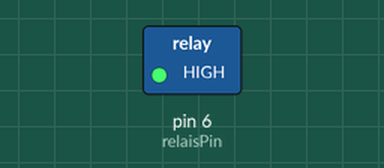
Recording of a sketch running on a simulated Arduino Uno, built with avr-gcc and run on an emulated ATmega328P. Parts: switched loads named in the sketch (green lamp = pin HIGH).

Above: at 1.0 s.
At 7.0 s:
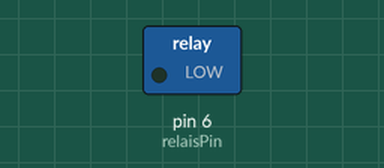
Timing chart, 0 to 15.6 s (numbered marks = the images above):
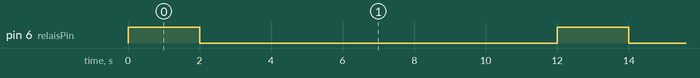

The sketch:

Cpp_PompeTest.ino
```cpp
const int relaisPin = 6;

void setup() {
  pinMode(relaisPin, OUTPUT);

  // pompe OFF au démarrage
  digitalWrite(relaisPin, LOW);
}

void loop() {
  // Pompe ON
  digitalWrite(relaisPin, HIGH);
  delay(2000);

  // Pompe OFF
  digitalWrite(relaisPin, LOW);
  delay(10000);
}
```

Measured:
- by itself, pin 6 (relaisPin): alternates HIGH for 2.0 s and LOW for 10.0 s
